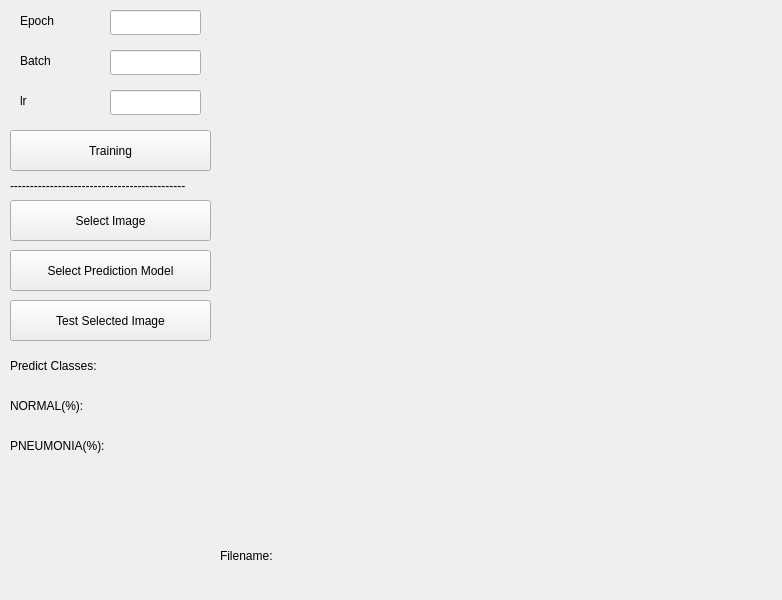
<?xml version="1.0" encoding="UTF-8"?>
<ui version="4.0">
    <class>MainWindow</class>
    <widget class="QMainWindow" name="MainWindow">
        <property name="geometry">
            <rect>
                <x>0</x>
                <y>0</y>
                <width>782</width>
                <height>600</height>
            </rect>
        </property>
        <property name="windowTitle">
            <string>MainWindow</string>
        </property>
        <widget class="QWidget" name="centralwidget">
            <widget class="QPushButton" name="Training">
                <property name="geometry">
                    <rect>
                        <x>10</x>
                        <y>130</y>
                        <width>201</width>
                        <height>41</height>
                    </rect>
                </property>
                <property name="text">
                    <string>Training</string>
                </property>
            </widget>
            <widget class="QPushButton" name="Selected_Image">
                <property name="geometry">
                    <rect>
                        <x>10</x>
                        <y>200</y>
                        <width>201</width>
                        <height>41</height>
                    </rect>
                </property>
                <property name="text">
                    <string>Select Image</string>
                </property>
            </widget>
            <widget class="QPushButton" name="TestSelectedImage">
                <property name="geometry">
                    <rect>
                        <x>10</x>
                        <y>300</y>
                        <width>201</width>
                        <height>41</height>
                    </rect>
                </property>
                <property name="text">
                    <string>Test Selected Image</string>
                </property>
            </widget>
            <widget class="QLabel" name="Prediction">
                <property name="geometry">
                    <rect>
                        <x>10</x>
                        <y>350</y>
                        <width>201</width>
                        <height>31</height>
                    </rect>
                </property>
                <property name="text">
                    <string>Predict Classes: </string>
                </property>
            </widget>
            <widget class="QLabel" name="Filename">
                <property name="geometry">
                    <rect>
                        <x>220</x>
                        <y>540</y>
                        <width>551</width>
                        <height>31</height>
                    </rect>
                </property>
                <property name="text">
                    <string>Filename:</string>
                </property>
            </widget>
            <widget class="QLabel" name="Picture_Box">
                <property name="geometry">
                    <rect>
                        <x>230</x>
                        <y>10</y>
                        <width>531</width>
                        <height>501</height>
                    </rect>
                </property>
                <property name="text">
                    <string/>
                </property>
            </widget>
            <widget class="QLabel" name="Normal_P">
                <property name="geometry">
                    <rect>
                        <x>10</x>
                        <y>390</y>
                        <width>201</width>
                        <height>31</height>
                    </rect>
                </property>
                <property name="text">
                    <string>NORMAL(%):</string>
                </property>
            </widget>
            <widget class="QLabel" name="PNEUMONIA_P">
                <property name="geometry">
                    <rect>
                        <x>10</x>
                        <y>430</y>
                        <width>201</width>
                        <height>31</height>
                    </rect>
                </property>
                <property name="text">
                    <string>PNEUMONIA(%):</string>
                </property>
            </widget>
            <widget class="QLabel" name="PNEUMONIA_P_3">
                <property name="geometry">
                    <rect>
                        <x>10</x>
                        <y>170</y>
                        <width>201</width>
                        <height>31</height>
                    </rect>
                </property>
                <property name="text">
                    <string>--------------------------------------------</string>
                </property>
            </widget>
            <widget class="QLineEdit" name="InputEpoch">
                <property name="geometry">
                    <rect>
                        <x>110</x>
                        <y>10</y>
                        <width>91</width>
                        <height>25</height>
                    </rect>
                </property>
            </widget>
            <widget class="QLineEdit" name="InputBatch">
                <property name="geometry">
                    <rect>
                        <x>110</x>
                        <y>50</y>
                        <width>91</width>
                        <height>25</height>
                    </rect>
                </property>
            </widget>
            <widget class="QLineEdit" name="InputLearning">
                <property name="geometry">
                    <rect>
                        <x>110</x>
                        <y>90</y>
                        <width>91</width>
                        <height>25</height>
                    </rect>
                </property>
            </widget>
            <widget class="QLabel" name="SetEpoch">
                <property name="geometry">
                    <rect>
                        <x>20</x>
                        <y>10</y>
                        <width>81</width>
                        <height>21</height>
                    </rect>
                </property>
                <property name="text">
                    <string>Epoch</string>
                </property>
            </widget>
            <widget class="QLabel" name="SetBatch">
                <property name="geometry">
                    <rect>
                        <x>20</x>
                        <y>50</y>
                        <width>81</width>
                        <height>21</height>
                    </rect>
                </property>
                <property name="text">
                    <string>Batch</string>
                </property>
            </widget>
            <widget class="QLabel" name="SetLearningRate">
                <property name="geometry">
                    <rect>
                        <x>20</x>
                        <y>90</y>
                        <width>81</width>
                        <height>21</height>
                    </rect>
                </property>
                <property name="text">
                    <string>lr</string>
                </property>
            </widget>
            <widget class="QPushButton" name="SelectModel">
                <property name="geometry">
                    <rect>
                        <x>10</x>
                        <y>250</y>
                        <width>201</width>
                        <height>41</height>
                    </rect>
                </property>
                <property name="text">
                    <string>Select Prediction Model</string>
                </property>
            </widget>
        </widget>
        <widget class="QMenuBar" name="menubar">
            <property name="geometry">
                <rect>
                    <x>0</x>
                    <y>0</y>
                    <width>782</width>
                    <height>22</height>
                </rect>
            </property>
        </widget>
    </widget>
    <resources/>
    <connections/>
</ui>
